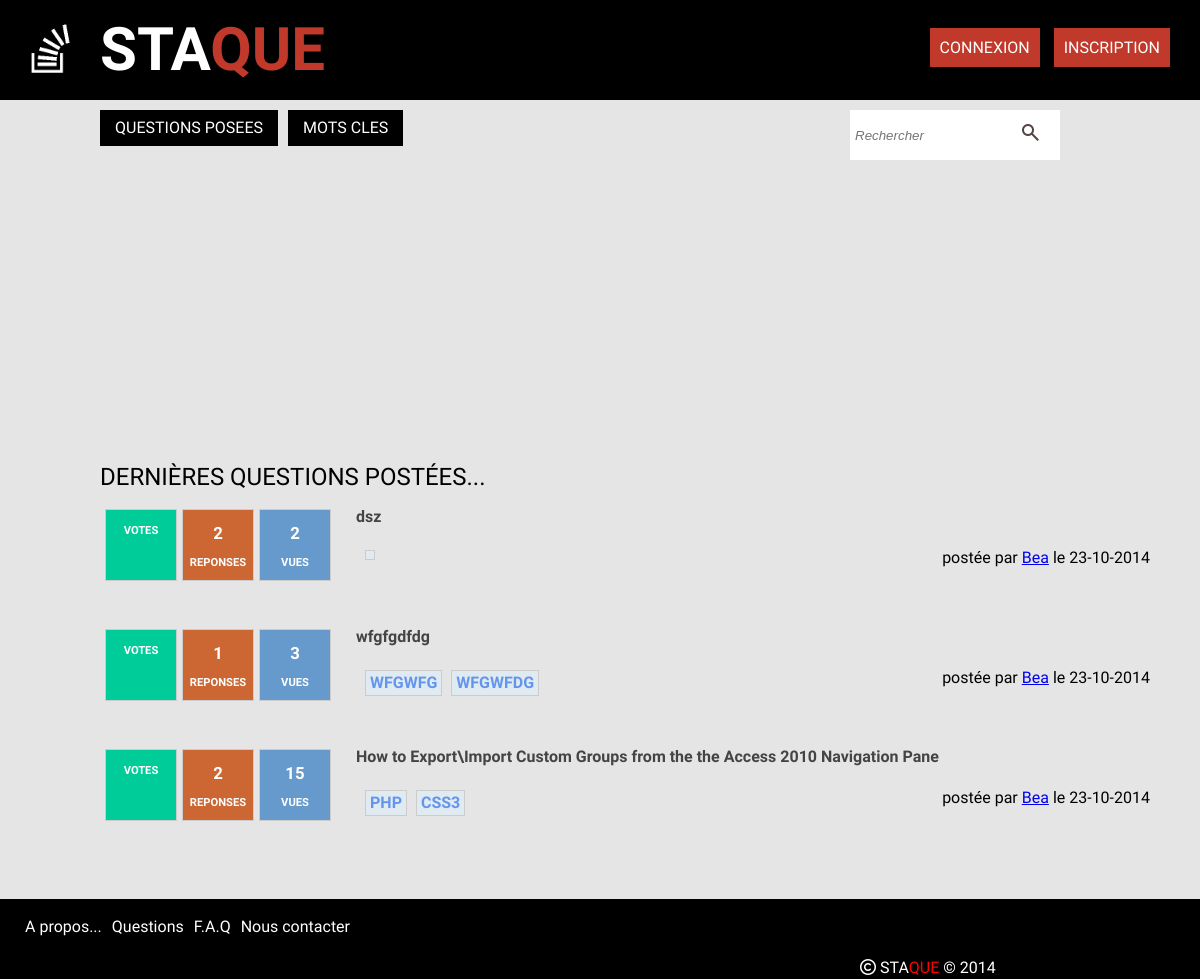
Before: / with the older database file.
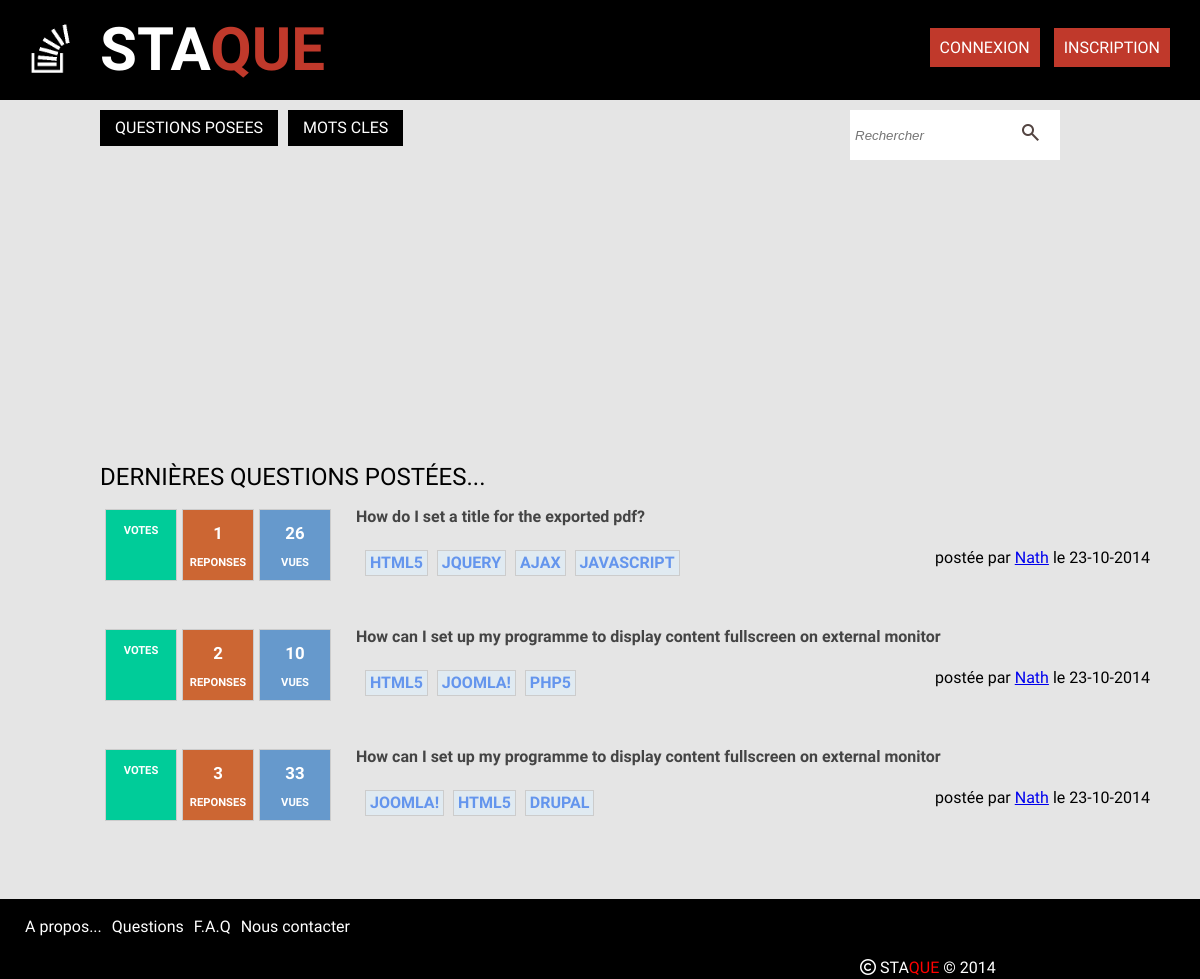
After: the same page with the newer database file.
### tables this page shows
CREATE TABLE IF NOT EXISTS `questions` (
`id` int(11) NOT NULL,
  `title` varchar(150) NOT NULL,
  `contenu` text NOT NULL,
  `id_user` int(11) NOT NULL,
  `keyword1` varchar(255) NOT NULL,
  `keyword2` varchar(255) DEFAULT NULL,
  `keyword3` varchar(255) DEFAULT NULL,
  `keyword4` varchar(255) DEFAULT NULL,
  `keyword5` varchar(255) DEFAULT NULL,
  `vues` int(11) NOT NULL,
  `dateCreated` datetime NOT NULL,
  `dateModified` datetime NOT NULL
);

CREATE TABLE IF NOT EXISTS `users` (
`id` int(11) NOT NULL,
  `name` varchar(255) NOT NULL,
  `avatar` varchar(255) DEFAULT NULL,
  `email` varchar(50) NOT NULL,
  `username` varchar(50) NOT NULL,
  `password` varchar(255) NOT NULL,
  `salt` varchar(50) NOT NULL,
  `token` varchar(50) NOT NULL,
  `dateRegistered` datetime NOT NULL,
  `dateModified` datetime NOT NULL,
  `job` varchar(255) NOT NULL,
  `country` varchar(255) NOT NULL,
  `language` varchar(255) NOT NULL,
  `externallink` varchar(255) DEFAULT NULL,
  `score` int(11) NOT NULL
);

### index.php (the view, shortened to what the changed rows need)
<?php
	include("db.php");
if (!empty($_GET['recherche'])){
    $search = $_GET['recherche'];
    $sql = "SELECT COUNT(answers.id) AS answCount, questions.id AS questId, questions.title, questions.contenu, questions.id_user AS userId, questions.dateCreated, questions.vues,
  questions.keyword1, questions.keyword2, questions.keyword3, questions.keyword4, questions.keyword5,
  users.id AS idUser, users.name, users.avatar, users.email, users.username, users.password, users.job, users.country, users.language, users.externallink
      FROM questions
      LEFT JOIN users on users.id=questions.id_user
      LEFT JOIN answers on questions.id=answers.id_question
        WHERE questions.contenu LIKE :recherche
            OR questions.title LIKE :recherche
        GROUP BY answers.id_question
        ORDER BY questions.dateCreated DESC";
        $stmt = $dbh->prepare($sql);
        $stmt->bindValue(":recherche", "%" . $search . "%");
        $stmt->execute();
        $questions = $stmt -> fetchAll();
}
else {
	$sql="SELECT COUNT(answers.id) AS answCount, questions.id AS questId, questions.title, questions.contenu, questions.id_user AS userId, questions.dateCreated, questions.vues,
  questions.keyword1, questions.keyword2, questions.keyword3, questions.keyword4, questions.keyword5,
  users.id AS idUser, users.name, users.avatar, users.email, users.username, users.password, users.job, users.country, users.language, users.externallink
      FROM questions
      LEFT JOIN users on users.id=questions.id_user
      LEFT JOIN answers on questions.id=answers.id_question
          GROUP BY answers.id_question
          ORDER BY questions.dateCreated DESC
		      LIMIT 3";
	$stmt=$dbh->prepare($sql);
	$stmt->execute();
	$questions=$stmt->fetchAll();
}
?>
<?php include("inc/top.php"); ?>
			<main class="main_index_questions">
            <div>
			<main class="mainContentQuestions">
        <h1> Dernières questions postées...</h1>
				<?php
					foreach($questions as $question):
					?>
			 	<div class="vote">
        <p><?php echo "VOTES";?></p>
        </div>
        <div class="answer">
        <p><?php echo $question['answCount'];?></p>
        <p>REPONSES</p>
        </div>
        <div class="vue">
        <p><?php echo $question['vues'];?></p>
        <p>VUES</p>
        </div>
			 	<div class="questions">
				 	<a href="questionsDetail.php?id=<?php echo $question['questId']; ?>" id="titreQuest"> <?php echo $question['title']; ?>
				 	</a>
		           <div id="tag">
            <p class="keyword">
              <a href="questionsByKeyword.php?keyword=<?php echo $question['keyword1']; ?>" id="key1" title="Mot-clef 1"><?php echo $question['keyword1']; ?></a>
            </p>
                <?php if(!empty($question['keyword2'])){ ?>
              <p class="keyword">
              <a href="questionsByKeyword.php?keyword=<?php echo $question['keyword2']; ?>" id="key2" title="Mot-clef 2"><?php echo $question['keyword2']; ?>
                </a>
              </p>
              <?php }?>
                <?php if(!empty($question['keyword3'])){ ?>
              <p class="keyword">
                <a href="questionsByKeyword.php?keyword=<?php echo $question['keyword3']; ?>" id="key3" title="Mot-clef 3"><?php echo $question['keyword3']; ?>
                </a>
              </p>
                <?php }?>
                <?php if(!empty($question['keyword4'])){ ?>
              <p class="keyword">
                <a href="questionsByKeyword.php?keyword=<?php echo $question['keyword4']; ?>" id="key4" title="Mot-clef 4"><?php echo $question['keyword4']; ?>
                </a>
              </p>
                <?php }?>
				 		<div id="identification">
              <a>postée par</a>
              <?php
              if (empty($question['name'])){
                echo "profil supprimé";
              }else {
                echo "<a href='profile.php?id=".$question['idUser']."'>".$question['username']."</a>";
              }?>
              </a>le <?php
              $unix = strtotime($question['dateCreated']);
                        echo date("d-m-Y", $unix); ?>
            </div>
			 		</div>
			 	</div>
 				<?php endforeach; ?>
			</div>
		</main>
</div>
<?php include("inc/bottom.php"); ?>

### inc/top.php (shortened to what the changed rows need)
<!DOCTYPE html>
<html lang="fr">
<head>
	<link href="//netdna.bootstrapcdn.com/twitter-bootstrap/2.3.2/css/bootstrap-combined.no-icons.min.css" rel="stylesheet">
	<link href="//netdna.bootstrapcdn.com/font-awesome/3.2.1/css/font-awesome.css" rel="stylesheet">
	<link href="//maxcdn.bootstrapcdn.com/font-awesome/4.2.0/css/font-awesome.min.css" rel="stylesheet">
	<link href="css/style2.css" type="text/css" rel="stylesheet" />
</head>
<body>
	<div id="wrapper">
		<nav id="head">
			<a href="index.php">
				<img id="logostaque"src="img/stackthree.png" height="100" width="100" id="logostack"/>
			</a>
			<h1><a href="index.php"> <span style="color">STA</span>QUE </a></h1>
		</nav>

Changed rows visible on the page:
removed questions: answCount "2", vues "2", title "dsz", id_user.username "Bea", dateCreated "23-10-2014"
removed questions: answCount "1", vues "3", title "wfgfgdfdg", keyword1 "WFGWFG", keyword2 "WFGWFDG", id_user.username "Bea", dateCreated "23-10-2014"
no longer on this page (row edited): questions: answCount "2", vues "15", title "How to Export\\Import Custom Groups from the the Access 2010 Navigation Pane", keyword1 "PHP", keyword2 "CSS3", id_user.username "Bea", dateCreated "23-10-2014"
added questions: answCount "1", vues "26", title "How do I set a title for the exported pdf?", keyword1 "HTML5", keyword2 "JQUERY", keyword3 "AJAX", keyword4 "JAVASCRIPT", id_user.username "Nath", dateCreated "23-10-2014"
added questions: answCount "2", vues "10", title "How can I set up my programme to display content fullscreen on external monitor", keyword1 "HTML5", keyword2 "JOOMLA!", keyword3 "PHP5", id_user.username "Nath", dateCreated "23-10-2014"
added questions: answCount "3", vues "33", title "How can I set up my programme to display content fullscreen on external monitor", keyword1 "JOOMLA!", keyword2 "HTML5", keyword3 "DRUPAL", id_user.username "Nath", dateCreated "23-10-2014"
